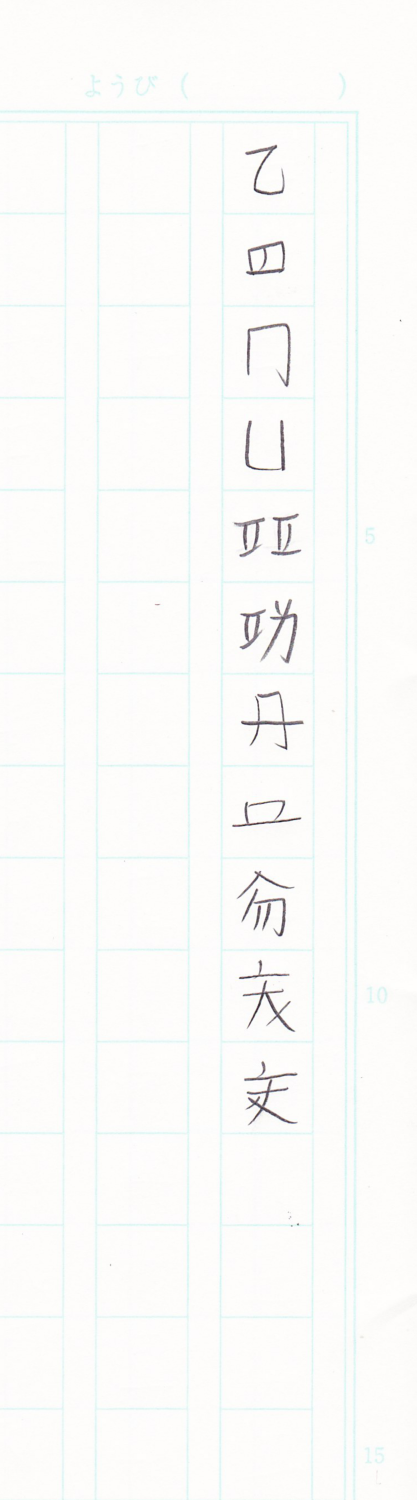
#> input picture 燐字表示3/img1.png, 2500 x 9000 px (shown at 1/6 size)
$ python split.py
#> lines starting #> are read from the running program, lines starting #| are printed output that depends on the picture
from matplotlib.image import imread
import matplotlib.pyplot as plt
import numpy as np
linziList1 = [
	"","十",
	"","平",
	"","門",
	"","包",
	"","綿",
	"","軟",
	"","耒",
	"","圧",
	"","貓",
	"","父",
	"","母"]


t1 = [[ 588.,   748. ,   -1.2],
 	  [ 731.,     2. ,  551.8]];

def main():
	foo('img1.png',linziList1,t1)

def foo(path,list_,t):
#> called with path = 'img1.png'
	A = imread(path)
#> A is the input picture: shape (9000, 2500, 4) float32; mean R, G, B, A 0.746, 0.746, 0.746, 0.746
	for i in range(len(list_)):
		save(t,A,int(i/2),i%2,list_[i]);
#> this loop made 22 passes
#> (I in save, J in save) on passes 2, 4, 6, 8, 10, 12, 14, 16, 18, 20, 22: (1336, 733), (1334, 1284), (1333, 1836), (1332, 2388), (1331, 2940), (1330, 3492), (1328, 4043), (1327, 4595), (1326, 5147), (1325, 5699), (1324, 6251)
#> pass 2, in save (call 2), `B = A[J:J+553,I:I+553]`:
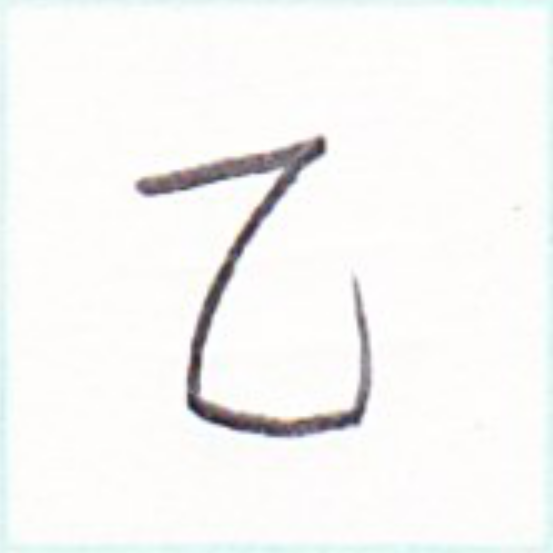
#> B: shape (553, 553, 4) float32; mean R, G, B, A 0.965, 0.964, 0.96, 1


# ith row, jth column
def save(t,A,i,j,name):
	if name == "":
		return
	I = int(t[0][0] + t[0][1]*j + t[0][2]*i)
	J = int(t[1][0] + t[1][1]*j + t[1][2]*i)
	B = A[J:J+553,I:I+553]
	plt.imsave('../燐字画像5/'+name + '.png', B)
	print(name)

if __name__ == '__main__':
    main()
